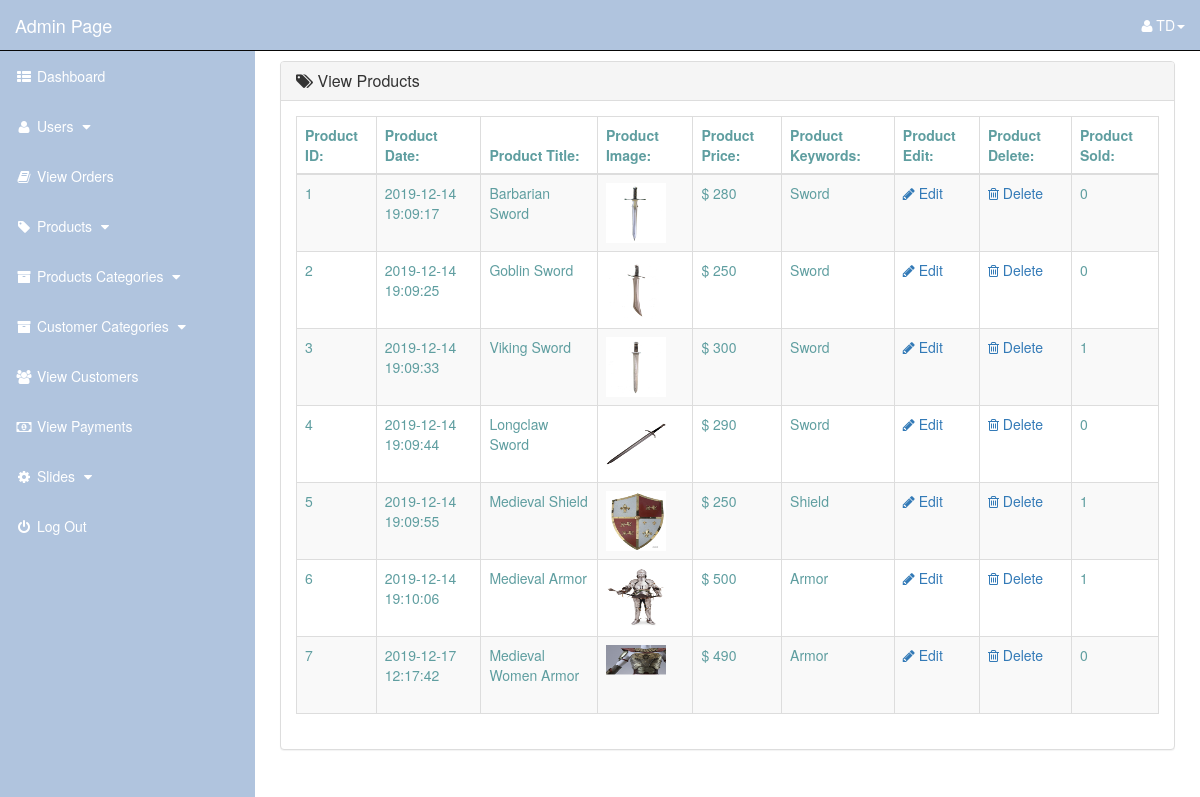
Page /admin_area/index.php?view_products (signed in) on the committed database.
### tables this page shows
CREATE TABLE `products` (
  `product_id` int(10) NOT NULL,
  `p_cat_id` int(10) NOT NULL,
  `cat_id` int(10) NOT NULL,
  `date` timestamp NOT NULL DEFAULT current_timestamp() ON UPDATE current_timestamp(),
  `product_title` text NOT NULL,
  `product_img1` text NOT NULL,
  `product_price` int(10) NOT NULL,
  `product_keywords` text NOT NULL,
  `product_desc` text NOT NULL
);

### admin_area/view_products.php (the view)
<?php
    if(!isset($_SESSION['admin_email'])){
        echo "<script>window.open('login.php','_self')</script>";
    }else{
?>
<div class="row">
    <div class="col-lg-12">
    </div>
</div>
<div class="row">
    <div class="col-lg-12">
        <div class="panel panel-default">
            <div class="panel-heading">
               <h3 class="panel-title">
                   <i class="fa fa-tags"></i>  View Products
               </h3>
            </div>
            <div class="panel-body">
                <div class="table-responsive">
                    <table class="table table-striped table-bordered table-hover">
                        <thead>
                            <tr>
                                <th> Product ID: </th>
                                <th> Product Date: </th>
                                <th> Product Title: </th>
                                <th> Product Image: </th>
                                <th> Product Price: </th>
                                <th> Product Keywords: </th>
                                <th> Product Edit: </th>
                                <th> Product Delete: </th>
                                <th> Product Sold: </th>
                            </tr>
                        </thead>
                        <tbody>
                            <?php
                                $i=0;
                                $get_pro = "select * from products";
                                $run_pro = mysqli_query($con,$get_pro);
                                while($row_pro=mysqli_fetch_array($run_pro)){
                                    $pro_id = $row_pro['product_id'];
                                    $pro_date = $row_pro['date'];
                                    $pro_title = $row_pro['product_title'];
                                    $pro_img1 = $row_pro['product_img1'];
                                    $pro_price = $row_pro['product_price'];
                                    $pro_keywords = $row_pro['product_keywords'];
                                    $i++;
                            ?>
                            <tr>
                                <td> <?php echo $i; ?> </td>
                                <td> <?php echo $pro_date ?> </td>
                                <td> <?php echo $pro_title; ?> </td>
                                <td> <img src="product_images/<?php echo $pro_img1; ?>" width="60" height="60"></td>
                                <td> $ <?php echo $pro_price; ?> </td>
                                <td> <?php echo $pro_keywords; ?> </td>
                                <td>
                                     <a href="index.php?edit_product=<?php echo $pro_id; ?>">
                                        <i class="fa fa-pencil"></i> Edit
                                     </a>
                                </td>
                                <td>
                                     <a href="index.php?delete_product=<?php echo $pro_id; ?>">
                                        <i class="fa fa-trash-o"></i> Delete
                                     </a>
                                </td>
                                <td> <?php
                                        $get_sold = "select * from pending_orders where product_id='$pro_id'";
                                        $run_sold = mysqli_query($con,$get_sold);
                                        $count = mysqli_num_rows($run_sold);
                                        echo $count;
                                     ?>
                                </td>
                            </tr>
                            <?php } ?>
                        </tbody>
                    </table>
                </div>
            </div>
        </div>
    </div>
</div>
<?php } ?>

### admin_area/includes/sidebar.php (shortened to what this page needs)
<?php
    if(!isset($_SESSION['admin_email'])){
        echo "<script>window.open('../login.php','_self')</script>";
    }else{
?>
<nav class="navbar navbar-inverse navbar-fixed-top">
    <div class="navbar-header">
        <a href="index.php?dashboard" class="navbar-brand">Admin Page</a>
    </div>
    <ul class="nav navbar-right top-nav">
        <li class="dropdown">
            <a href="#" class="dropdown-toggle" data-toggle="dropdown">
                <i class="fa fa-user"></i></i> <?php echo $admin_name;  ?><b class="caret"></b>
            </a>
        </li>
    </ul>
    <div class="collapse navbar-collapse navbar-ex1-collapse">
        <ul class="nav navbar-nav side-nav">
            <li>
                <a href="index.php?dashboard">
                    <i class="fa fa-fw fa-th-list"></i> Dashboard
                </a>
            </li>
            <li>
                <a href="#" data-toggle="collapse" data-target="#users">
                    <i class="fa fa-fw fa-user "></i> Users
                    <i class="fa fa-fw fa-caret-down"></i>
                </a>
            </li>
            <li>
                <a href="index.php?view_orders">
                    <i class="fa fa-fw fa-book"></i> View Orders
                </a>
            </li>
            <li>
                <a href="#" data-toggle="collapse" data-target="#products">
                        <i class="fa fa-fw fa-tag"></i> Products
                        <i class="fa fa-fw fa-caret-down"></i>
                </a>
             </li>
            <li>
                <a href="#" data-toggle="collapse" data-target="#p_cat">
                        <i class="fa fa-fw fa-archive"></i> Products Categories
                        <i class="fa fa-fw fa-caret-down"></i>
                </a>
            </li>
            <li>
                <a href="#" data-toggle="collapse" data-target="#cat">
                        <i class="fa fa-fw fa-archive"></i> Customer Categories
                        <i class="fa fa-fw fa-caret-down"></i>
                </a>
            </li>
            <li>
                <a href="index.php?view_customers">
                    <i class="fa fa-fw fa-users"></i> View Customers
                </a>
            </li>
            <li>
                <a href="index.php?view_payments">
                    <i class="fa fa-fw fa-money"></i> View Payments
                </a>
            </li>
            <li>
                <a href="#" data-toggle="collapse" data-target="#slides">
                        <i class="fa fa-fw fa-gear"></i> Slides
                        <i class="fa fa-fw fa-caret-down"></i>
                </a>
            </li>
            <li>
                <a href="logout.php">
                    <i class="fa fa-fw fa-power-off"></i> Log Out
                </a>
            </li>
        </ul>
    </div>
</nav>
<?php } ?>

### admin_area/css/style.css (style rules this page uses)
.top-nav { 0 15px; }
.navbar { color: #ffffff !important; background-color: #B0C4DE; }
.navbar-header>a { color: #ffffff !important; }
.top-nav>li { float: left; display: inline-block; }
.top-nav>li>a { color: #ffffff !important; line-height: 20px; padding-top: 15px; padding-bottom: 15px; }
@media (min-width: 768px) { .side-nav { position: fixed; top: 51px; bottom: 0; width: 255px; overflow-y: auto; overflow-x: hidden; background-color: #B0C4DE; padding-bottom: 40px; border-radius: 0; } }
@media (min-width: 768px) { .side-nav>li>a { color: #ffffff; width: 255px; } }
.dropdown { margin-right: 15px; }
.side-nav>li>a { color: #ffffff !important; }
.panel-body { color: #5F9EA0; border-radius: 5px; }

### rows in the picture
products: date "2019-12-14 19:09:17", product_title "Barbarian Sword", product_img1 (picture), product_price "280", product_keywords "Sword", count "0"
products: date "2019-12-14 19:09:25", product_title "Goblin Sword", product_img1 (picture), product_price "250", product_keywords "Sword", count "0"
products: date "2019-12-14 19:09:33", product_title "Viking Sword", product_img1 (picture), product_price "300", product_keywords "Sword", count "1"
products: date "2019-12-14 19:09:44", product_title "Longclaw Sword", product_img1 (picture), product_price "290", product_keywords "Sword", count "0"
products: date "2019-12-14 19:09:55", product_title "Medieval Shield", product_img1 (picture), product_price "250", product_keywords "Shield", count "1"
products: date "2019-12-14 19:10:06", product_title "Medieval Armor", product_img1 (picture), product_price "500", product_keywords "Armor", count "1"
products: date "2019-12-17 12:17:42", product_title "Medieval Women Armor", product_img1 (picture), product_price "490", product_keywords "Armor", count "0"

### other values in the picture
$admin_name "TD"
